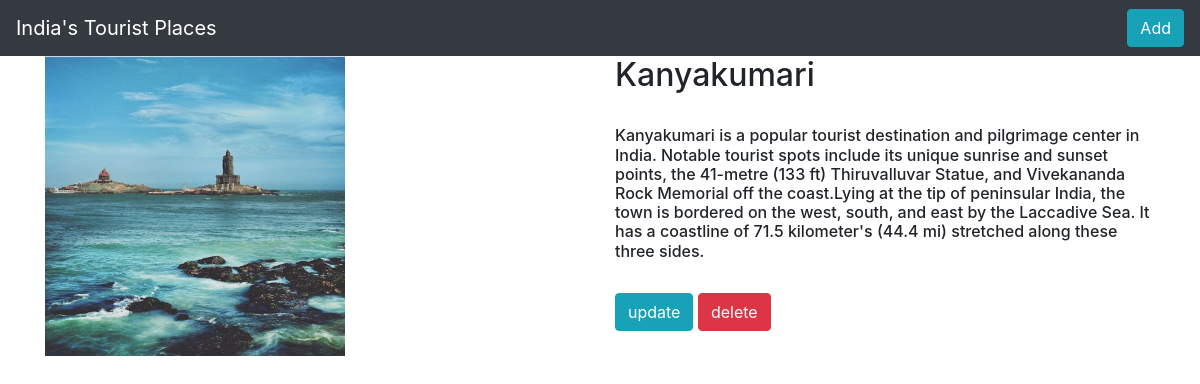
Page /places/5/ on the committed database.
### travelapp/models.py (models this page shows, shortened)
class Places(models.Model):
    name = models.CharField(max_length=250)
    desc = models.TextField()
    img = models.ImageField(upload_to='gallary')

### travelapp/views.py (the view)
# urls.py: path('places/<int:places_id>/',views.detail,name='detail'),
def detail(request, places_id):
    places = Places.objects.get(id=places_id)
    return render(request, "detail.html", {'places': places})

### templates/detail.html
{% extends 'base.html' %}
{% block body %}
    <div class="container">
     <div class="row">
       <div class="col-md-6">
           <img  src="{{ places.img.url }}" width="300" height="300">
            </div>
         <div class="col-md-6">
       <h2>{{ places.name }}</h2><br>
       <h6>{{ places.desc }}</h6><br>
             <a class="btn btn-info" href="{% url 'travelapp:update' places.id %}" >update</a>
       <a class="btn btn-danger" href="{% url 'travelapp:delete' places.id %}">delete</a>
          </div>
        </div>
     </div>
{% endblock %}

### static/style.css (style rules this page uses)
body { background-color: #ffffff; }

### rows in the picture
Places: img (picture), name "Kanyakumari", desc "Kanyakumari is a popular tourist destination and pilgrimage center in India. Notable tourist spots include its unique sunrise and sunset points, the 41-metre (133 ft) Thiruvalluvar Statue, and Vivekananda Rock Memorial off the coast.Lying at the tip of peninsular India, the town is bordered on the west, south, and east by the Laccadive Sea. It has a coastline of 71.5 kilometer's (44.4 mi) stretched along these three sides."
